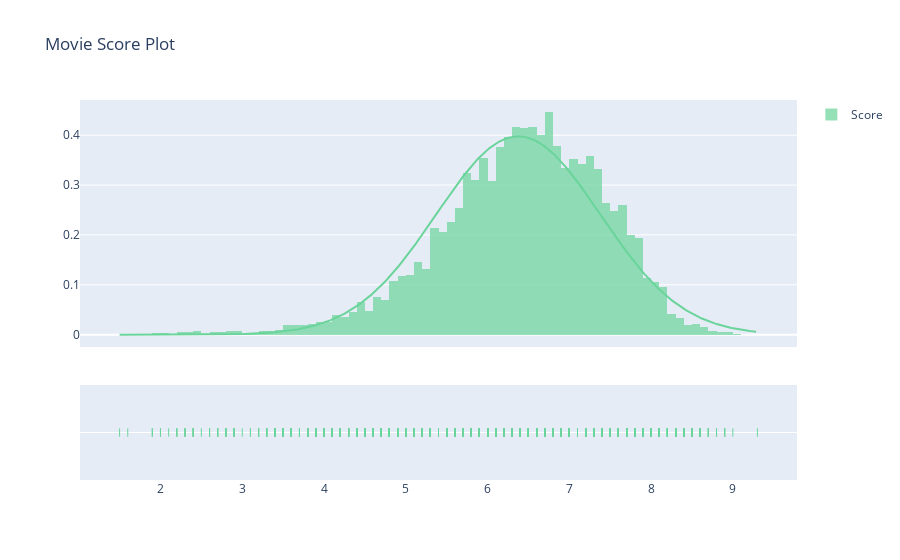

The notebook cell this image was saved under:
### Code cell
b=mov['Score'].fillna(0.0).astype(float)
fug= ff.create_distplot([b], ['Score'], bin_size=0.1, curve_type='normal', colors=["#6ad49b"])
fug.update_layout(title_text='Movie Score Plot')
fug.show()

### Figure 1 — Plotly figure (JSON) as saved in the notebook; plotly's stock layout.template omitted (floating-point values rounded to 4 significant figures; data arrays with more than 128 entries replaced by an {"elided": "..."} marker saying what was removed)
{"data": [{"autobinx": false, "histnorm": "probability density", "legendgroup": "Score", "marker": {"color": "#6ad49b"}, "name": "Score", "opacity": 0.7, "type": "histogram", "x": {"elided": "6820 float values"}, "xaxis": "x", "xbins": {"end": 9.3, "size": 0.1, "start": 1.5}, "yaxis": "y"}, {"legendgroup": "Score", "marker": {"color": "#6ad49b"}, "mode": "lines", "name": "Score", "showlegend": false, "type": "scatter", "x": {"elided": "500 float values"}, "xaxis": "x", "y": {"elided": "500 float values"}, "yaxis": "y"}, {"legendgroup": "Score", "marker": {"color": "#6ad49b", "symbol": "line-ns-open"}, "mode": "markers", "name": "Score", "showlegend": false, "type": "scatter", "x": {"elided": "6820 float values"}, "xaxis": "x", "y": {"elided": "6820 str values"}, "yaxis": "y2"}], "layout": {"barmode": "overlay", "hovermode": "closest", "legend": {"traceorder": "reversed"}, "title": {"text": "Movie Score Plot"}, "xaxis": {"anchor": "y2", "domain": [0, 1], "zeroline": false}, "yaxis": {"anchor": "free", "domain": [0.35, 1], "position": 0}, "yaxis2": {"anchor": "x", "domain": [0, 0.25], "dtick": 1, "showticklabels": false}}}
